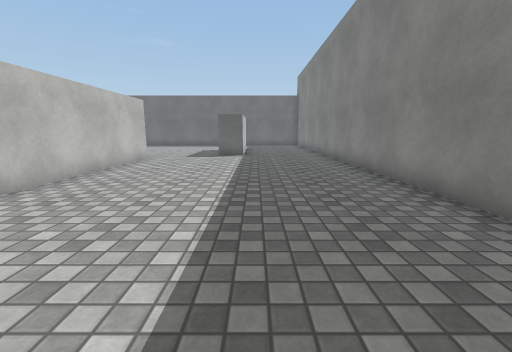
View 1 (above)

21 first-person views from a walk through a Unity game level. The camera is 1.2 m above the floor, tilts 10° down and sees 90° across. The floor is counted in squares, 1 m on a side. Each view is taken from the middle of a square. On the plan, view 1 faces up. The plan holds only what a view shows up to about 12 squares ahead; the rest is blank. The place goes on beyond the plan. Surface patterns are stand-ins for the level's own textures.

View 2
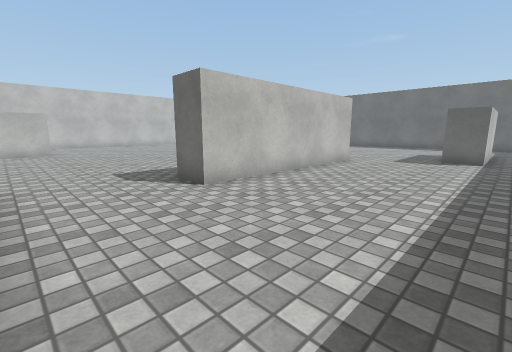

View 3
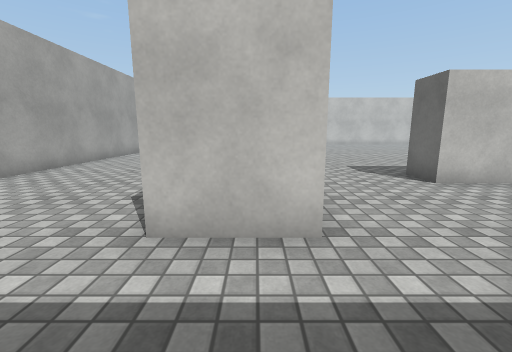

View 4
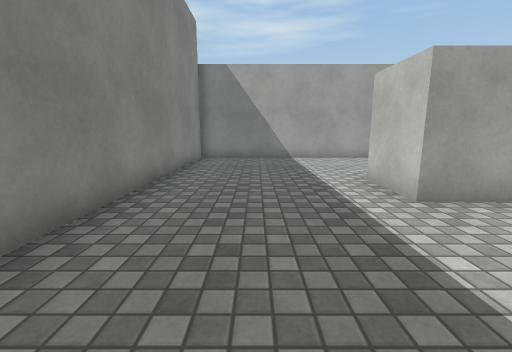

View 5
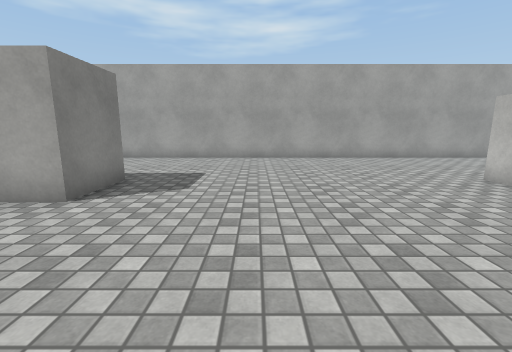

View 6
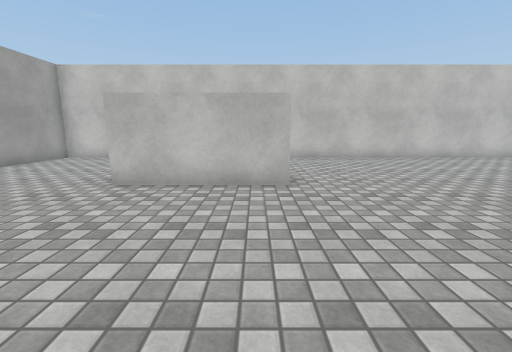

View 7
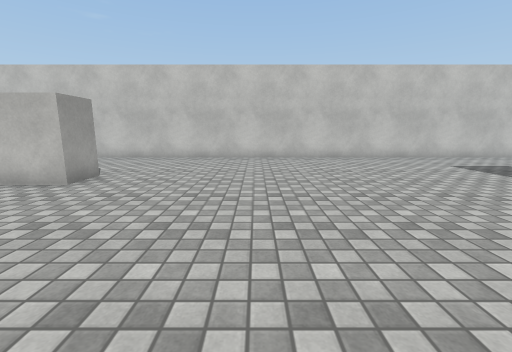

View 8
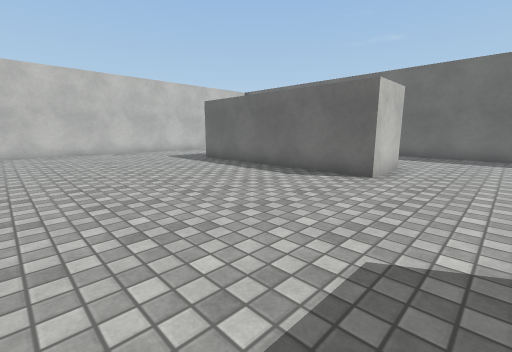

View 9
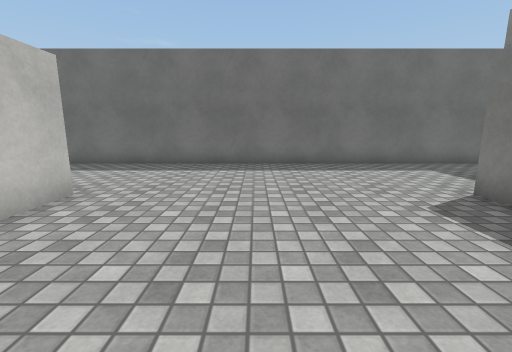

View 10
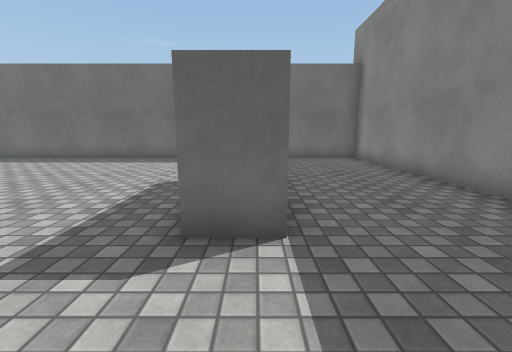

View 11
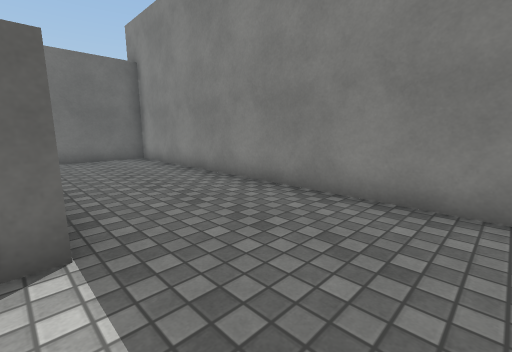

View 12
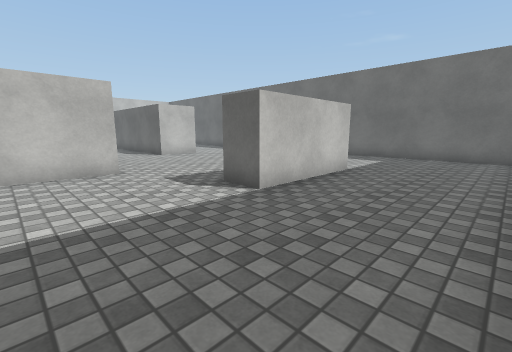

View 13
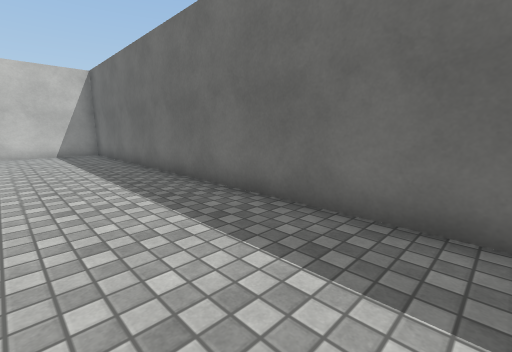

View 14
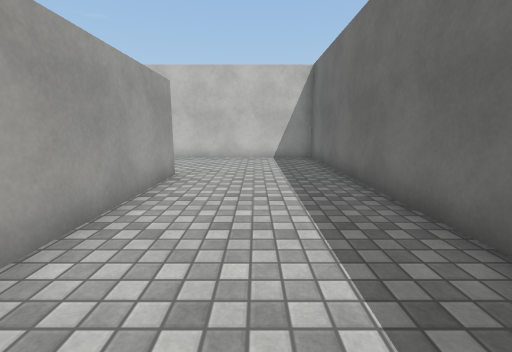

View 15
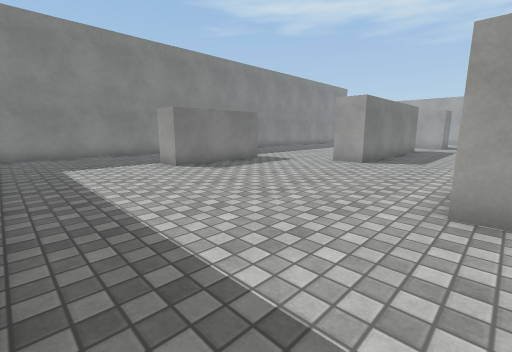

View 16
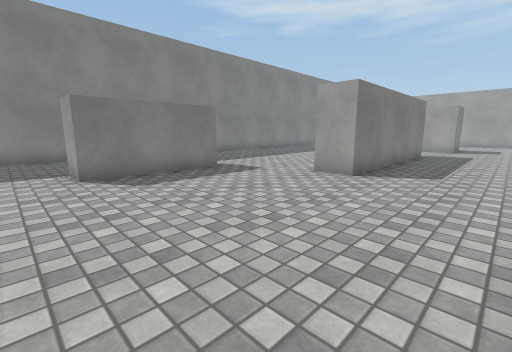

View 17
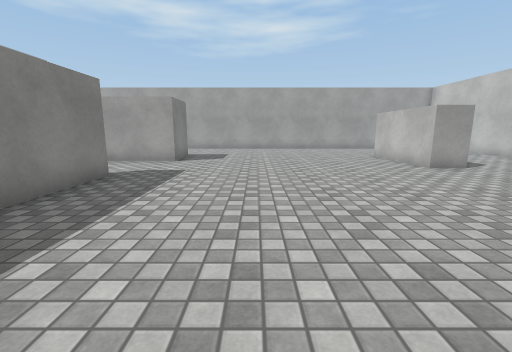

View 18
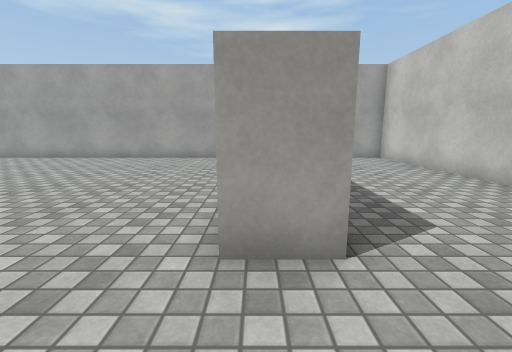

View 19
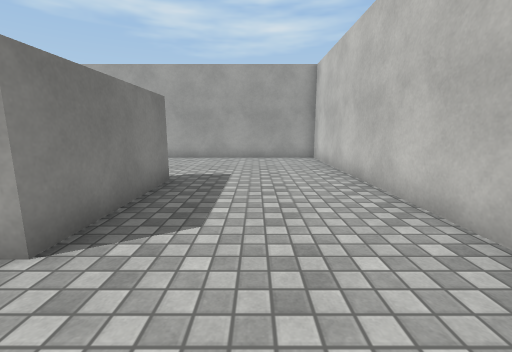

View 20
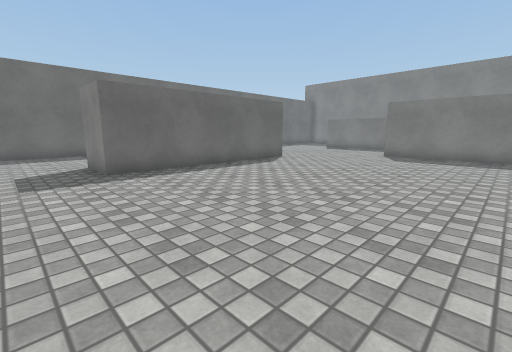

View 21
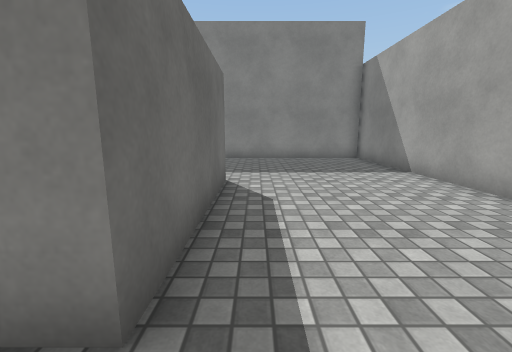

### Floor plan
Points are (right, up) in squares from view 1. A wall is a line through its corners. A room is listed if a view was taken in it or the views show most of it. See-through windows are left out.
Room 1 (views 1, 2, 3, 4, 5, 6, 7, 8, 9, 10, 11, 12, 13, 14, 15, 16, 17, 18, 19, 20, 21)
walls: (-6, 4.2) (-6, 11.3) (-4.8, 11.3) (-4.8, 4.2) (-6, 4.2); (-6.8, 0.8) (-1.8, 0.8) (-1.8, -1.3) (-6.8, -1.3) (-6.8, 0.8); (-1.9, 12.7) (-1.9, 16.8) (-0.6, 16.8) (-0.6, 12.7) (-1.9, 12.7); (-10.1, 16.8) (-9.5, 16.8) (-9.5, 14.7) (-17.1, 14.7); (-16.9, 14.6) (-16.9, 16.8); (-16.9, -1.2) (-16.9, 2.8) (-15.6, 2.8) (-15.6, -1.2); (-17.1, 16.8) (-12, 16.8); (3.5, -6.5) (3.5, 21.5) (-21.6, 21.5) (-21.6, -6.5) (3.5, -6.5)

Where each view was taken, in squares from view 1:
view 1: 0 up, 0 right, facing up
view 2: 1 up, 0 right, facing up-left
view 3: 0 up, 1 right, facing left
view 4: 5 up, 1 right, facing down
view 5: 5 up, 10 left, facing down
view 6: 2 up, 10 left, facing left
view 7: 7 up, 10 left, facing left
view 8: 8 up, 7 left, facing up-left
view 9: 12 up, 6 left, facing up
view 10: 10 up, 1 left, facing up
view 11: 10 up, 1 left, facing up-right
view 12: 9 up, 3 right, facing up-left
view 13: 18 up, 7 left, facing up-left
view 14: 19 up, 10 left, facing left
view 15: 21 up, 10 left, facing down-right
view 16: 18 up, 9 left, facing down-right
view 17: 11 up, 10 left, facing down
view 18: 5 up, 16 left, facing down
view 19: 5 up, 19 left, facing down
view 20: 7 up, 19 left, facing up-right
view 21: 2 down, 8 left, facing right
